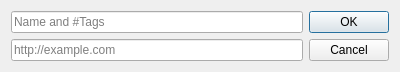
<?xml version="1.0" encoding="UTF-8"?>
<ui version="4.0">
 <class>Dialog</class>
 <widget class="QDialog" name="Dialog">
  <property name="geometry">
   <rect>
    <x>0</x>
    <y>0</y>
    <width>400</width>
    <height>70</height>
   </rect>
  </property>
  <property name="windowTitle">
   <string>Dialog</string>
  </property>
  <layout class="QHBoxLayout" name="horizontalLayout">
   <item>
    <layout class="QVBoxLayout" name="verticalLayout">
     <item>
      <widget class="QLineEdit" name="titleEdit">
       <property name="placeholderText">
        <string>Name and #Tags</string>
       </property>
      </widget>
     </item>
     <item>
      <widget class="QLineEdit" name="linkEdit">
       <property name="placeholderText">
        <string>http://example.com</string>
       </property>
      </widget>
     </item>
    </layout>
   </item>
   <item>
    <widget class="QDialogButtonBox" name="buttonBox">
     <property name="orientation">
      <enum>Qt::Vertical</enum>
     </property>
     <property name="standardButtons">
      <set>QDialogButtonBox::Cancel|QDialogButtonBox::Ok</set>
     </property>
    </widget>
   </item>
  </layout>
 </widget>
 <resources/>
 <connections>
  <connection>
   <sender>buttonBox</sender>
   <signal>accepted()</signal>
   <receiver>Dialog</receiver>
   <slot>accept()</slot>
   <hints>
    <hint type="sourcelabel">
     <x>248</x>
     <y>254</y>
    </hint>
    <hint type="destinationlabel">
     <x>157</x>
     <y>274</y>
    </hint>
   </hints>
  </connection>
  <connection>
   <sender>buttonBox</sender>
   <signal>rejected()</signal>
   <receiver>Dialog</receiver>
   <slot>reject()</slot>
   <hints>
    <hint type="sourcelabel">
     <x>316</x>
     <y>260</y>
    </hint>
    <hint type="destinationlabel">
     <x>286</x>
     <y>274</y>
    </hint>
   </hints>
  </connection>
 </connections>
</ui>
